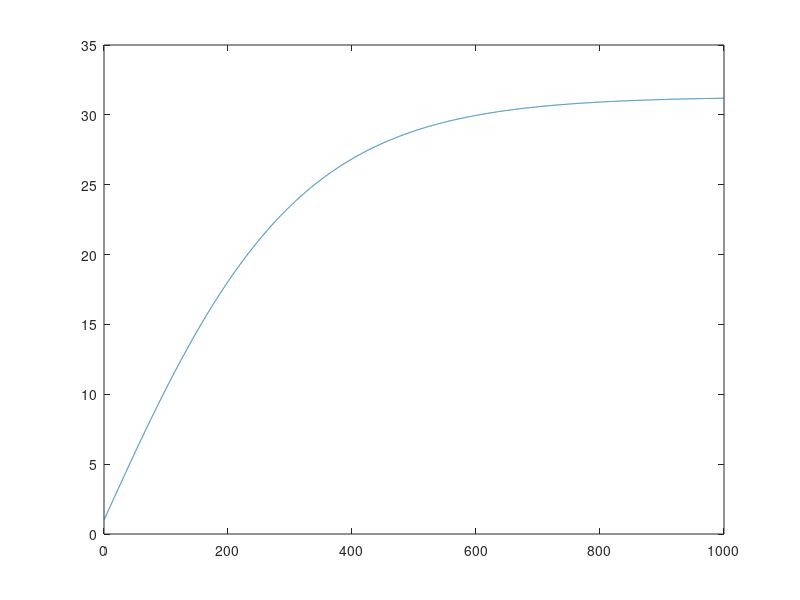

MATLAB code for this plot:
f=@(x,y)0.098-(10^-4)*y^2;
for h=0.1
    n=ceil(1000/h);
    arr_y=zeros(n,1);
    arr_x=zeros(n,1);
    %initial condition
    arr_y(1)=1;
    arr_x(1)=0;
    x=0;
    for i=2:n
        temp_0=f(arr_x(i-1),arr_y(i-1));
        temp_1=f(arr_x(i-1)+h/2,arr_y(i-1)+(h/2*temp_0));
        temp_2=f(arr_x(i-1)+h/2,arr_y(i-1)+(h/2*temp_1));
        temp_3=f(arr_x(i-1)+h,arr_y(i-1)+(h*temp_2));
        arr_y(i)=arr_y(i-1)+((h/6)*(temp_0+2*temp_1+2*temp_2+temp_3));
        arr_x(i)=arr_x(i-1)+h;        
    end
    arr_x=(0:h:n*h-h);
    plot(arr_x,arr_y)
    pause(2)
    hold on
end